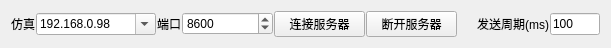
   <widget class="QWidget" name="layoutWidget_3">
    <property name="geometry">
     <rect>
      <x>0</x>
      <y>10</y>
      <width>611</width>
      <height>33</height>
     </rect>
    </property>
    <layout class="QHBoxLayout" name="horizontalLayout_7">
     <property name="spacing">
      <number>1</number>
     </property>
     <item>
      <widget class="QLabel" name="label_11">
       <property name="sizePolicy">
        <sizepolicy hsizetype="Fixed" vsizetype="Preferred">
         <horstretch>0</horstretch>
         <verstretch>0</verstretch>
        </sizepolicy>
       </property>
       <property name="text">
        <string>仿真</string>
       </property>
       <property name="alignment">
        <set>Qt::AlignRight|Qt::AlignTrailing|Qt::AlignVCenter</set>
       </property>
      </widget>
     </item>
     <item>
      <widget class="QComboBox" name="comboServer">
       <property name="sizePolicy">
        <sizepolicy hsizetype="Fixed" vsizetype="Fixed">
         <horstretch>0</horstretch>
         <verstretch>0</verstretch>
        </sizepolicy>
       </property>
       <property name="minimumSize">
        <size>
         <width>45</width>
         <height>0</height>
        </size>
       </property>
       <property name="maximumSize">
        <size>
         <width>120</width>
         <height>16777215</height>
        </size>
       </property>
       <property name="editable">
        <bool>true</bool>
       </property>
       <item>
        <property name="text">
         <string>192.168.0.98</string>
        </property>
       </item>
       <item>
        <property name="text">
         <string>192.168.199.158</string>
        </property>
       </item>
       <item>
        <property name="text">
         <string>127.0.0.1</string>
        </property>
       </item>
       <item>
        <property name="text">
         <string>localHost</string>
        </property>
       </item>
      </widget>
     </item>
     <item>
      <widget class="QLabel" name="label_12">
       <property name="sizePolicy">
        <sizepolicy hsizetype="Fixed" vsizetype="Preferred">
         <horstretch>0</horstretch>
         <verstretch>0</verstretch>
        </sizepolicy>
       </property>
       <property name="text">
        <string>端口</string>
       </property>
       <property name="alignment">
        <set>Qt::AlignRight|Qt::AlignTrailing|Qt::AlignVCenter</set>
       </property>
      </widget>
     </item>
     <item>
      <widget class="QSpinBox" name="spinPort">
       <property name="minimumSize">
        <size>
         <width>0</width>
         <height>0</height>
        </size>
       </property>
       <property name="minimum">
        <number>1</number>
       </property>
       <property name="maximum">
        <number>65535</number>
       </property>
       <property name="value">
        <number>8600</number>
       </property>
      </widget>
     </item>
     <item>
      <widget class="QPushButton" name="actConnect">
       <property name="text">
        <string>连接服务器</string>
       </property>
      </widget>
     </item>
     <item>
      <widget class="QPushButton" name="actDisconnect">
       <property name="text">
        <string>断开服务器</string>
       </property>
      </widget>
     </item>
     <item>
      <widget class="QLabel" name="label_13">
       <property name="text">
        <string>发送周期(ms)</string>
       </property>
       <property name="alignment">
        <set>Qt::AlignRight|Qt::AlignTrailing|Qt::AlignVCenter</set>
       </property>
      </widget>
     </item>
     <item>
      <widget class="QLineEdit" name="socket_send_span">
       <property name="sizePolicy">
        <sizepolicy hsizetype="Fixed" vsizetype="Fixed">
         <horstretch>0</horstretch>
         <verstretch>0</verstretch>
        </sizepolicy>
       </property>
       <property name="minimumSize">
        <size>
         <width>50</width>
         <height>0</height>
        </size>
       </property>
       <property name="maximumSize">
        <size>
         <width>50</width>
         <height>16777215</height>
        </size>
       </property>
       <property name="text">
        <string>100</string>
       </property>
      </widget>
     </item>
    </layout>
   </widget>
